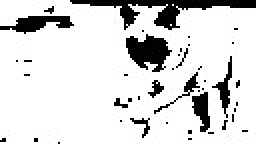
#> input picture images/pug_gray.jpg, 128 x 72 px (shown 2 times larger)
$ python task6.py   (older library calls are emulated)
#> lines starting #> are read from the running program, lines starting #| are printed output that depends on the picture; after the words box and inside, x2 and y2 are one past the last pixel; in counts of white or black regions, pixels touching at a corner belong together
# -*- coding: utf-8 -*-
"""
Created on Tue Dec  4 14:11:55 2018

@author: DELL
"""

# -*- coding: utf-8 -*-
"""
Created on Wed Nov 14 21:47:39 2018

@author: DELL
"""

# -*- coding: utf-8 -*-
"""
Created on Tue Nov 13 22:30:11 2018

@author: DELL
"""
import numpy as np
import matplotlib.pyplot as plt
from scipy.misc import imread


def dist(x, u):
    return np.exp(x*u)/(np.exp(u) + np.exp(-u))


def add_gaussian_noise(im,prop,varSigma):
    N = int(np.round(np.prod(im.shape)*prop))
    index = np.unravel_index(np.random.permutation(np.prod(im.shape))[1:N],im.shape)
    e = varSigma*np.random.randn(np.prod(im.shape)).reshape(im.shape)
    im2 = np.copy(im)
    im2[index] += e[index]
    return im2


def add_saltnpeppar_noise(im,prop):
    N = int(np.round(np.prod(im.shape)*prop))
    index = np.unravel_index(np.random.permutation(np.prod(im.shape))[1:N],im.shape)
    im2 = np.copy(im)
    im2[index] = 1-im2[index]
    return im2


def neighbours(i,j,M,N,size=8):
    if size==4:
        if (i==0 and j==0):
            n=[(0,1), (1,0)]
        elif i==0 and j==N-1:
            n=[(0,N-2), (1,N-1)]
        elif i==M-1 and j==0:
            n=[(M-1,1), (M-2,0)]
        elif i==M-1 and j==N-1:
            n=[(M-1,N-2), (M-2,N-1)]
        elif i==0:
            n=[(0,j-1), (0,j+1), (1,j)]
        elif i==M-1:
            n=[(M-1,j-1), (M-1,j+1), (M-2,j)]
        elif j==0:
            n=[(i-1,0), (i+1,0), (i,1)]
        elif j==N-1:
            n=[(i-1,N-1), (i+1,N-1), (i,N-2)]
        else:
            n=[(i-1,j), (i+1,j), (i,j-1), (i,j+1)]
        return n
    if size==8:
        if (i==0 and j==0):
            n=[(0,1), (1,1), (1,0)]
        elif i==0 and j==N-1:
            n=[(0,N-2), (1,N-2), (1,N-1)]
        elif i==M-1 and j==0:
            n=[(M-1,1), (M-2,1), (M-2,0)]
        elif i==M-1 and j==N-1:
            n=[(M-1,N-2), (M-2,N-2), (M-2,N-1)]
        elif i==0:
            n=[(0,j-1), (0,j+1), (1,j-1), (1,j+1), (1,j)]
        elif i==M-1:
            n=[(M-1,j-1), (M-1,j+1), (M-2, j-1), (M-2, j+1), (M-2,j)]
        elif j==0:
            n=[(i-1,0), (i+1,0), (i+1,1), (i-1,1), (i,1)]
        elif j==N-1:
            n=[(i-1,N-1), (i+1,N-1), (i-1, N-2), (i+1, N-2), (i,N-2)]
        else:
            n=[(i-1,j), (i-1,j+1), (i-1, j-1), (i+1, j-1), (i+1,j), (i+1,j+1), (i,j-1), (i,j+1)]
        return n
    return -1


def calculateCorrelationNeighbour(img,i,j):
     neighbour_points = neighbours(i, j, img.shape[0], img.shape[1])
     value = 0
     for point in neighbour_points:
         value += img[point[0]][point[1]]
# [4 lines of commented-out code are left out]
     return value #/ len(neighbour_points)


def imshowImage(z):
    z_temp = np.copy(z)
    for i in range(0, z.shape[0]):
        for j in range(0, z.shape[1]):
            if z[i][j] == -1:
                z_temp[i][j] = 0
            else:
                z_temp[i][j] = 1
    return z_temp

# proportion of pixels to alter
prop = 0.7
varSigma = 0.1
im = imread('images/pug_gray.jpg')
#> im is the input picture: shape (72, 128); min 0, max 255, mean 217
im = im/255
fig = plt.figure()
ax = fig.add_subplot(311)
ax.imshow(im,cmap='gray')
plt.title('original image')
plt.xticks([])
plt.yticks([])
im2 = add_gaussian_noise(im,prop,varSigma)
#> in add_gaussian_noise, `im2[index] += e[index]`:
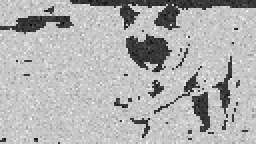
#> im2: shape (72, 128) float64 (shown 2 times larger); min -0.371, max 1.38, mean 0.85; drawn with min black and max white
ax2 = fig.add_subplot(312)
ax2.imshow(im2,cmap='gray')
plt.title('noised image')
plt.xticks([])
plt.yticks([])
#im2 = add_saltnpeppar_noise(im,prop)
#ax3 = fig.add_subplot(223)
mi = np.mean(im2)
#> mi = 0.85
im2[im2>mi] = 1
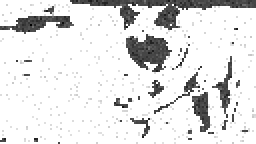
#> im2: shape (72, 128) float64 (shown 2 times larger); min -0.371, max 1, mean 0.845; drawn with min black and max white
im2[im2<=mi] = -1
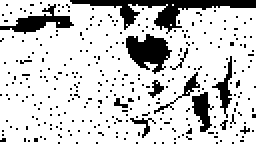
#> im2: shape (72, 128) float64 (shown 2 times larger); values -1 (black) and 1 (white), 81% white; 307 black regions (299 under 20 px), largest, box (x1, y1, x2, y2) and area: (35, 0, 128, 17) 473, (63, 17, 86, 37) 276, (0, 2, 37, 17) 198

# [5 lines of commented-out code are left out]
weight = 1
N = 10

#init
u = im2
for t in range(0, 1):
    for i in range(0, im2.shape[0]):
        for j in range(0, im2.shape[1]):
            m = calculateCorrelationNeighbour(u,i,j)
            u[i][j] = np.tanh(weight*m+(im2[i][j]*1 - im2[i][j]*(-1))/2)
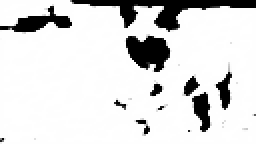
#> u: shape (72, 128) float64 (shown 2 times larger); min -1, max 1, mean 0.726; drawn with min black and max white
ax4 = fig.add_subplot(313)
ax4.imshow(u,cmap='gray')
plt.title('denoised image')
plt.xticks([])
plt.yticks([])
